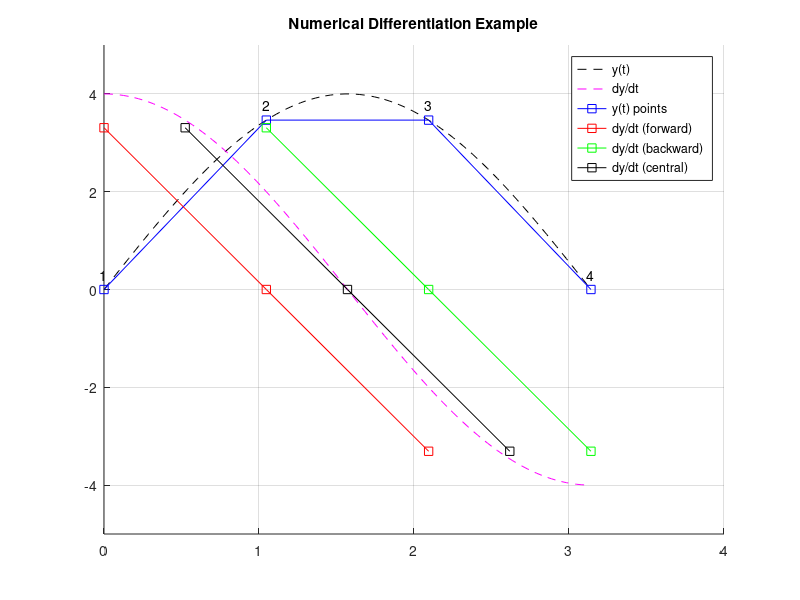

This chart was generated by the following MATLAB code:
%% simple example of numerical differentiation
% compared to analytic solution
clear all; close all; clc;
% very simple data set
np = 4; % number of points on a curve
func = @(t)4.*sin(t); % function
dfunc = @(t)4.*cos(t); % derivative of function
 
t = linspace(0,pi,np);
y = func(t);
plotrange = [0 4 -5 5]; % limits for plot with room for labels
 
hold on;
grid on;
axis(plotrange);
title('Numerical Differentiation Example');
 
% plot actual curve
tt = linspace(0,pi,100);
yy = func(tt);
plot(tt,yy,'k--');
 
% plot actual derivative
tt = linspace(0,pi,100);
yy = dfunc(tt);
plot(tt,yy,'m--');
 
% plot points and connecting lines
plot(t,y,'b-s');
 
% display point numbers
for i=1:length(t)
    text(t(i),y(i)+.3,num2str(i),'horizontalalignment','center');
end
 
% numerical difference
dydt = diff(y)./diff(t);
 
% forward difference - plot numerical derivative at first point
tt = t(1:end-1);
plot(tt,dydt,'r-s');
 
% backward difference - plot numerical derivative at 2nd point
tt = t(2:end);
plot(tt,dydt,'g-s');
 
% central difference - plot numerical derivative at midpoint
tt = t(1:end-1) + diff(t)./2;
plot(tt,dydt,'k-s');
 
% fini
legend('y(t)','dy/dt','y(t) points',...
    'dy/dt (forward)','dy/dt (backward)','dy/dt (central)');
